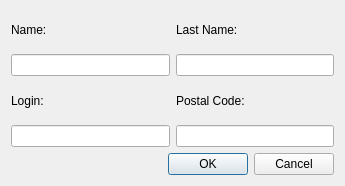
<?xml version="1.0" encoding="UTF-8"?>
<ui version="4.0">
 <class>AddNewUser</class>
 <widget class="QDialog" name="AddNewUser">
  <property name="geometry">
   <rect>
    <x>0</x>
    <y>0</y>
    <width>345</width>
    <height>186</height>
   </rect>
  </property>
  <property name="windowTitle">
   <string>Dialog</string>
  </property>
  <layout class="QVBoxLayout" name="verticalLayout_5">
   <item>
    <layout class="QHBoxLayout" name="horizontalLayout">
     <item>
      <layout class="QVBoxLayout" name="verticalLayout">
       <item>
        <widget class="QLabel" name="label">
         <property name="text">
          <string>Name:</string>
         </property>
        </widget>
       </item>
       <item>
        <widget class="QLineEdit" name="lineEdit"/>
       </item>
      </layout>
     </item>
     <item>
      <layout class="QVBoxLayout" name="verticalLayout_2">
       <item>
        <widget class="QLabel" name="label_2">
         <property name="text">
          <string>Last Name:</string>
         </property>
        </widget>
       </item>
       <item>
        <widget class="QLineEdit" name="lineEdit_2"/>
       </item>
      </layout>
     </item>
    </layout>
   </item>
   <item>
    <layout class="QHBoxLayout" name="horizontalLayout_2">
     <item>
      <layout class="QVBoxLayout" name="verticalLayout_3">
       <item>
        <widget class="QLabel" name="label_4">
         <property name="text">
          <string>Login:</string>
         </property>
        </widget>
       </item>
       <item>
        <widget class="QLineEdit" name="lineEdit_4"/>
       </item>
      </layout>
     </item>
     <item>
      <layout class="QVBoxLayout" name="verticalLayout_4">
       <item>
        <widget class="QLabel" name="label_3">
         <property name="text">
          <string>Postal Code:</string>
         </property>
        </widget>
       </item>
       <item>
        <widget class="QLineEdit" name="lineEdit_3"/>
       </item>
      </layout>
     </item>
    </layout>
   </item>
   <item>
    <widget class="QDialogButtonBox" name="buttonBox">
     <property name="orientation">
      <enum>Qt::Horizontal</enum>
     </property>
     <property name="standardButtons">
      <set>QDialogButtonBox::Cancel|QDialogButtonBox::Ok</set>
     </property>
    </widget>
   </item>
  </layout>
 </widget>
 <resources/>
 <connections>
  <connection>
   <sender>buttonBox</sender>
   <signal>accepted()</signal>
   <receiver>AddNewUser</receiver>
   <slot>accept()</slot>
   <hints>
    <hint type="sourcelabel">
     <x>248</x>
     <y>254</y>
    </hint>
    <hint type="destinationlabel">
     <x>157</x>
     <y>274</y>
    </hint>
   </hints>
  </connection>
  <connection>
   <sender>buttonBox</sender>
   <signal>rejected()</signal>
   <receiver>AddNewUser</receiver>
   <slot>reject()</slot>
   <hints>
    <hint type="sourcelabel">
     <x>316</x>
     <y>260</y>
    </hint>
    <hint type="destinationlabel">
     <x>286</x>
     <y>274</y>
    </hint>
   </hints>
  </connection>
 </connections>
</ui>
